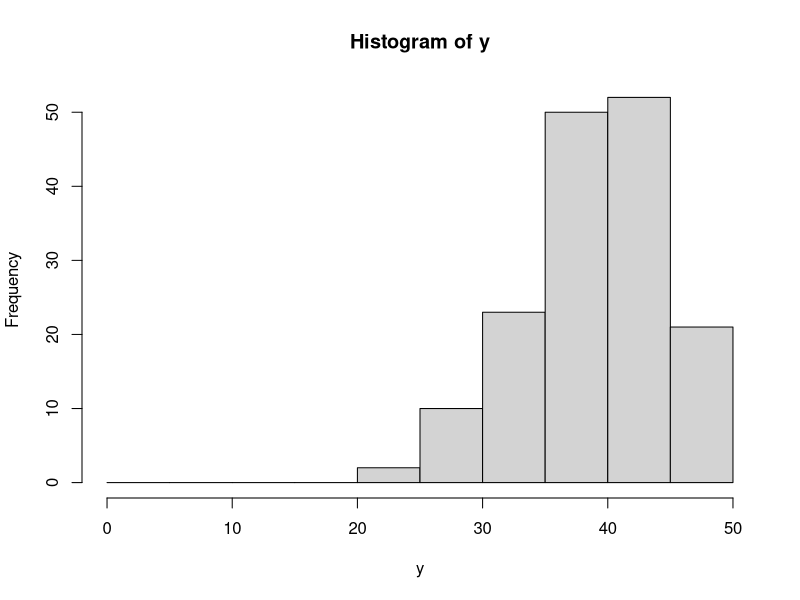

The R script that drew this image:
library(ggplot2)

rgbeta <- function(n, mean, sd, min = 0, max = 50)
{
  # mean and variance of the standard beta distributed variable
  mx <- (mean - min) / (max - min)
  vx <- sd^2 / (max - min)^2
  
  # find the corresponding alpha-beta parameterization
  a <- ((1 - mx) / vx - 1 / mx) * mx^2
  b <- a * (1 / mx - 1)
  
  # generate standard beta observations and transform
  x <- rbeta(n, a, b)
  y <- (max - min) * x + min
  
  return(y)
}

# Insert grade percentage in that order
# You can find an approximation of your course at http://coursediggers.com/

# A range (A+, A, A-)
a_range = c(5.6, 9.23, 12.34)
# B range (B+, B, B-)
b_range = c(16.29, 20.43, 12.1)
# C range (C+, C, C-)
c_range = c(10.73, 7.39, 4.63)
# D
d_range = 0.81
# F
f_range = 0.43

# Convert into probability
grades = c(a_range, b_range, c_range, d_range, f_range)/100

# set.seed(42)

# Number of students in the class
n <- 158
y <- rgbeta(n, mean = 39.07, sd = 5.62, min = 10, max = 50) # need to add bias to counter balance the tail of the distribution

# Summary check
sapply(list(mean, sd, min, max, median), function(f) f(y))

grade_bins = c()

for(i in cumsum(grades)){
  p = quantile(y, 1-i)
  grade_bins = c(grade_bins, p)
}

hist(y, xlim = c(0,50), breaks = seq(0,50,5))

sapply(list(mean, sd, min, max, median), function(f) f(y))


